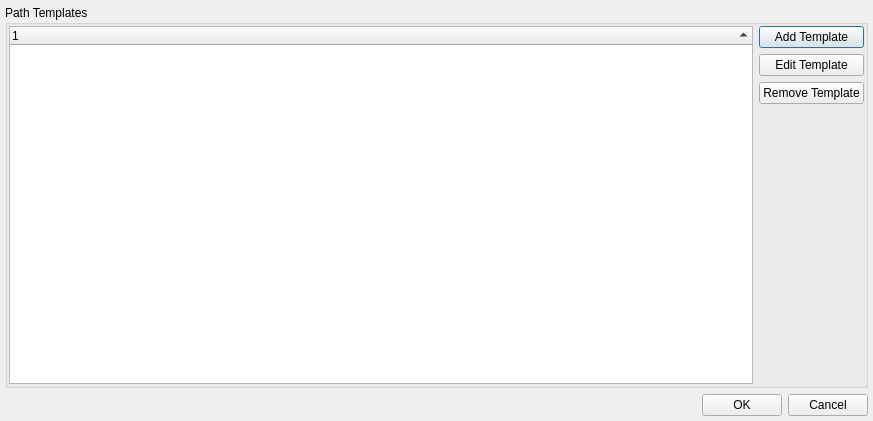
<ui version="4.0" >
 <author></author>
 <comment></comment>
 <exportmacro></exportmacro>
 <class>PathTemplatesDialogUI</class>
 <widget class="QDialog" name="PathTemplatesDialogUI" >
  <property name="geometry" >
   <rect>
    <x>0</x>
    <y>0</y>
    <width>873</width>
    <height>421</height>
   </rect>
  </property>
  <property name="windowTitle" >
   <string>Edit Path Templates</string>
  </property>
  <layout class="QVBoxLayout" >
   <property name="margin" >
    <number>5</number>
   </property>
   <property name="spacing" >
    <number>6</number>
   </property>
   <item>
    <widget class="QGroupBox" name="groupBox" >
     <property name="title" >
      <string>Path Templates</string>
     </property>
     <property name="flat" >
      <bool>true</bool>
     </property>
     <layout class="QHBoxLayout" >
      <property name="margin" >
       <number>1</number>
      </property>
      <property name="spacing" >
       <number>6</number>
      </property>
      <item>
       <widget class="QTreeWidget" name="mTree" >
        <property name="alternatingRowColors" >
         <bool>true</bool>
        </property>
        <property name="rootIsDecorated" >
         <bool>false</bool>
        </property>
        <property name="sortingEnabled" >
         <bool>true</bool>
        </property>
       </widget>
      </item>
      <item>
       <layout class="QVBoxLayout" >
        <property name="margin" >
         <number>0</number>
        </property>
        <property name="spacing" >
         <number>6</number>
        </property>
        <item>
         <widget class="QPushButton" name="mAddButton" >
          <property name="text" >
           <string>Add Template</string>
          </property>
         </widget>
        </item>
        <item>
         <widget class="QPushButton" name="mEditButton" >
          <property name="text" >
           <string>Edit Template</string>
          </property>
         </widget>
        </item>
        <item>
         <widget class="QPushButton" name="mRemoveButton" >
          <property name="text" >
           <string>Remove Template</string>
          </property>
         </widget>
        </item>
        <item>
         <spacer>
          <property name="orientation" >
           <enum>Qt::Vertical</enum>
          </property>
          <property name="sizeHint" >
           <size>
            <width>20</width>
            <height>40</height>
           </size>
          </property>
         </spacer>
        </item>
       </layout>
      </item>
     </layout>
    </widget>
   </item>
   <item>
    <layout class="QHBoxLayout" >
     <property name="margin" >
      <number>0</number>
     </property>
     <property name="spacing" >
      <number>6</number>
     </property>
     <item>
      <spacer>
       <property name="orientation" >
        <enum>Qt::Horizontal</enum>
       </property>
       <property name="sizeHint" >
        <size>
         <width>131</width>
         <height>21</height>
        </size>
       </property>
      </spacer>
     </item>
     <item>
      <widget class="QPushButton" name="okButton" >
       <property name="text" >
        <string>OK</string>
       </property>
      </widget>
     </item>
     <item>
      <widget class="QPushButton" name="cancelButton" >
       <property name="text" >
        <string>Cancel</string>
       </property>
      </widget>
     </item>
    </layout>
   </item>
  </layout>
 </widget>
 <layoutdefault spacing="6" margin="4" />
 <resources/>
 <connections>
  <connection>
   <sender>okButton</sender>
   <signal>clicked()</signal>
   <receiver>PathTemplatesDialogUI</receiver>
   <slot>accept()</slot>
   <hints>
    <hint type="sourcelabel" >
     <x>278</x>
     <y>253</y>
    </hint>
    <hint type="destinationlabel" >
     <x>96</x>
     <y>254</y>
    </hint>
   </hints>
  </connection>
  <connection>
   <sender>cancelButton</sender>
   <signal>clicked()</signal>
   <receiver>PathTemplatesDialogUI</receiver>
   <slot>reject()</slot>
   <hints>
    <hint type="sourcelabel" >
     <x>369</x>
     <y>253</y>
    </hint>
    <hint type="destinationlabel" >
     <x>179</x>
     <y>282</y>
    </hint>
   </hints>
  </connection>
 </connections>
</ui>
